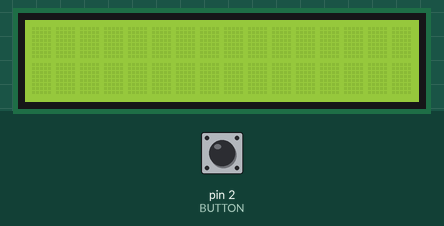
The program below on a simulated Arduino Uno, built with avr-gcc and run on an emulated ATmega328P. Shown: 16×2 character LCD. Inputs (shaded band) come from the test bench; at power-on: pin 2 (BUTTON) LOW.

Above: at 1.2 s.
1.3 s: pin 2 (BUTTON) pulled HIGH for 0.15 s
At 1.47 s:
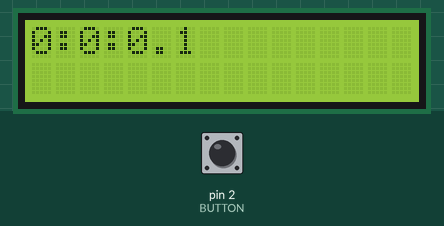
At 2.37 s:
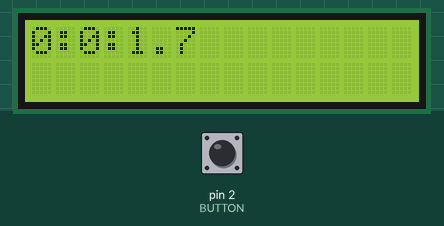

The program:

main.cpp
```cpp
#include <Arduino.h>
#include <LiquidCrystal.h>

#define BUTTON 2

LiquidCrystal lcd(8, 9, 10, 11, 12, 13);

unsigned long klokke = 0;
unsigned long sek = 0;
unsigned long min = 0;
unsigned long mil = 0;
unsigned long hr = 0;

unsigned long psek = 0;
unsigned long pmin = 0;
unsigned long pmil = 0;
unsigned long phr = 0;

bool start = false;

void setup() {
  lcd.begin(16, 2);
  lcd.setCursor(0, 0);
  pinMode(BUTTON, INPUT);
}

void loop() {
  if (digitalRead(BUTTON)) {
    if (!start) {
      klokke = millis();
      sek = 0;
      min = 0;
      mil = 0;
      hr = 0;
      start = true;
      delay(100);
    } else {
      start = false;
      delay(100);
    }
  }
  if (millis() > klokke + 100) {
    mil++;
    if (mil == 10) {
      mil = 0;
    }
  }
  if (millis() > klokke + 1000) {
    klokke = millis();
    sek++;
  }
  if (sek == 60) {
    sek = 0;
    min++;
  }
  if (min == 60) {
    min = 0;
    hr++;
  }
  if (start && (min != pmin || mil != pmil || sek != psek || hr != phr)) {
    pmin = min;
    psek = sek;
    pmil = mil;
    phr = hr;
    lcd.clear();
    lcd.setCursor(0, 0);
    lcd.print(hr);
    lcd.print(":");
    lcd.print(min);
    lcd.print(":");
    lcd.print(sek);
    lcd.print(".");
    lcd.print(mil);
  }
  delay(50);
}
```

Measured:
- after the input at 1.3 s, the display: changes after 0.17 s (image 1)
